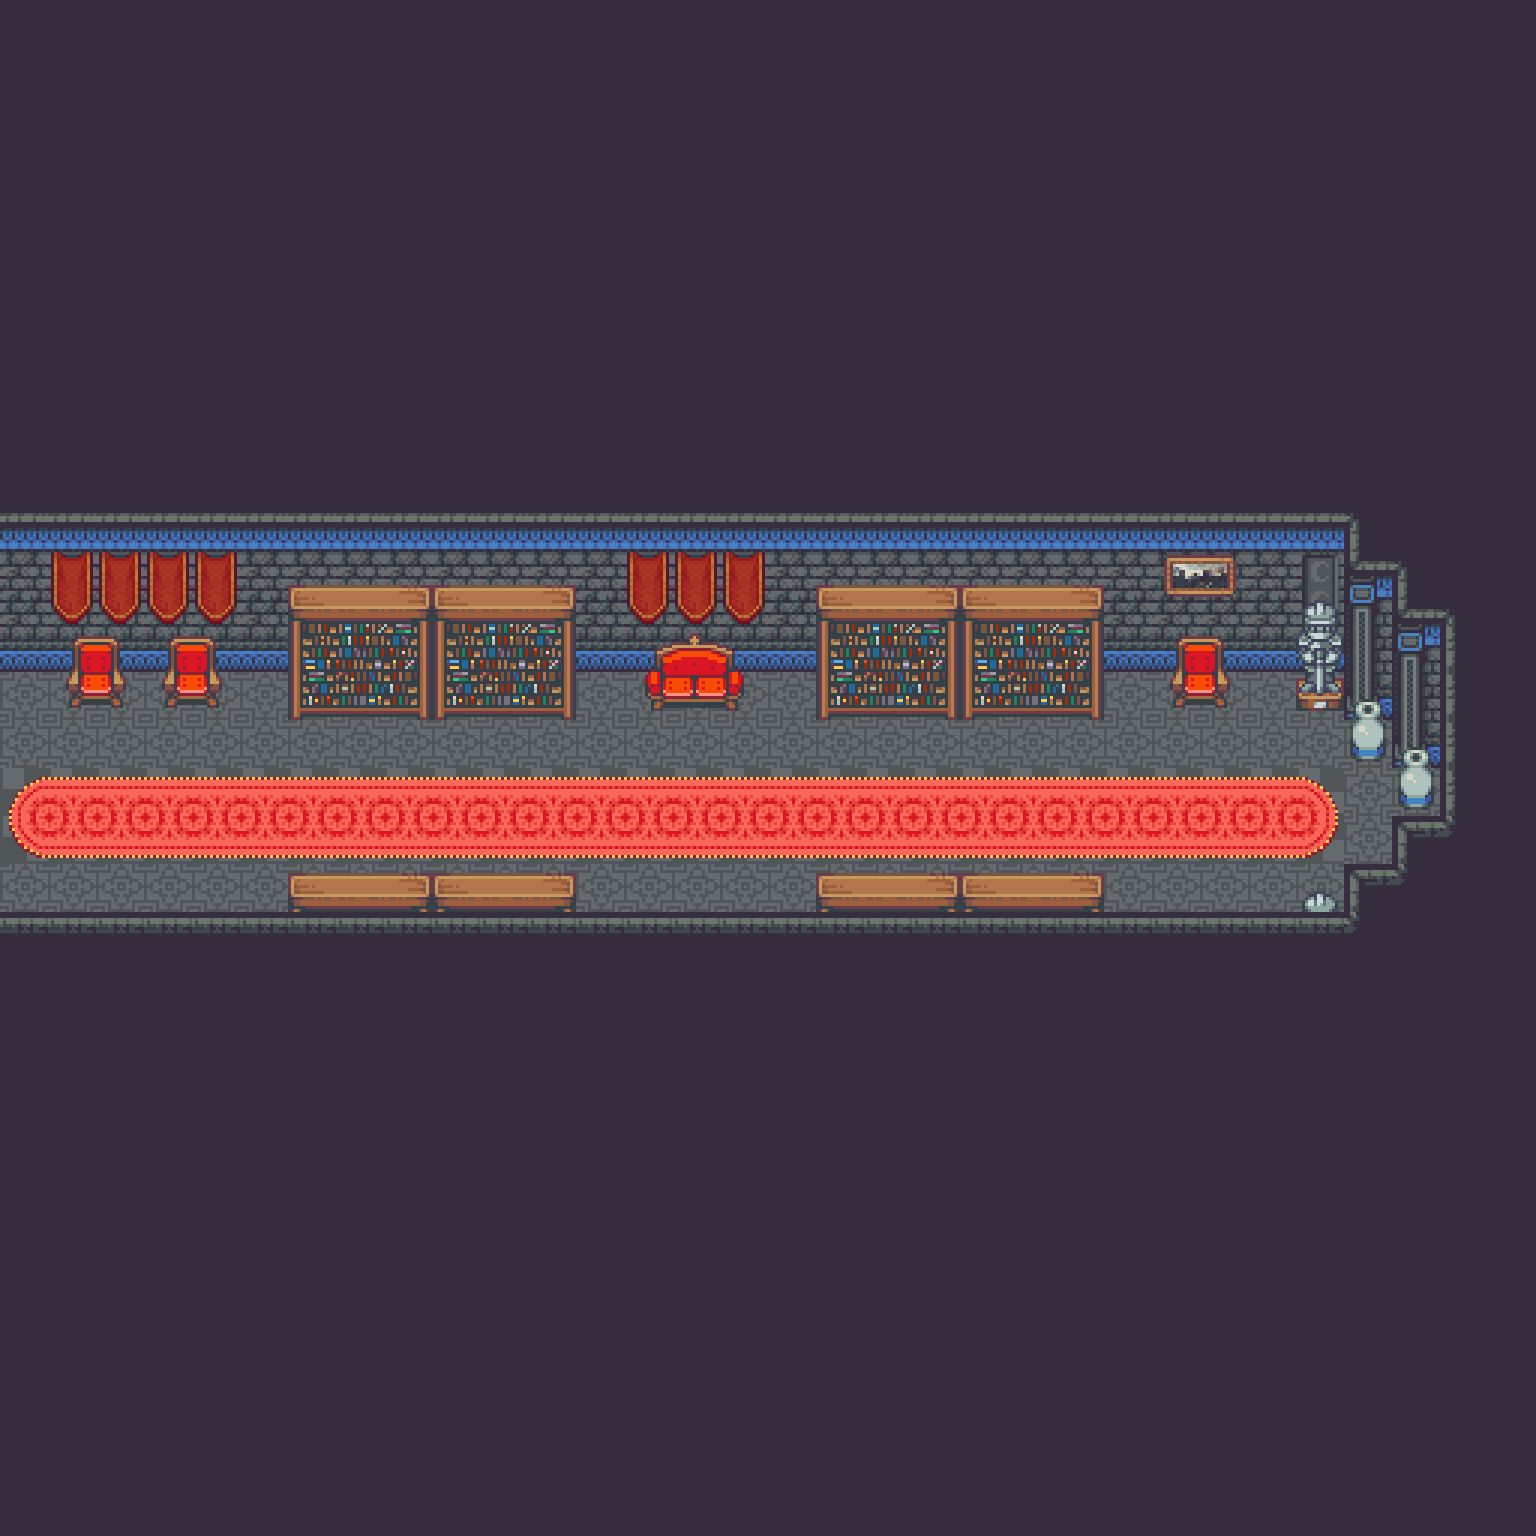

This game map was drawn from its Tiled (.tmx) file and the tilesets committed beside it. A one-line description and the trimmed map source follow:
An orthogonal 32x32 tile map with 48x48 px tiles, 4 tile layers (Ground, Flooring, Furnishing, Ceiling), 4 tilesets and 3 objects.

<map version="1.5" tiledversion="1.7.2" orientation="orthogonal" renderorder="right-down" width="32" height="32" tilewidth="48" tileheight="48" infinite="0" nextlayerid="6" nextobjectid="6">
 <tileset firstgid="1" source="Castle.tsx" />
 <tileset firstgid="1480" source="CastleInterior.tsx" />
 <tileset firstgid="3160" source="CastleObjects.tsx" />
 <tileset firstgid="3416" source="CastleObjects2.tsx" />
 <layer id="2" name="Ground" width="32" height="32">
  <data>[1024 cells, 1024 non-empty, 6 distinct tile ids]</data>
 </layer>
 <layer id="5" name="Flooring" width="32" height="32">
  <data>[1024 cells, 56 non-empty, 6 distinct tile ids]</data>
 </layer>
 <layer id="1" name="Furnishing" width="32" height="32">
  <data>[1024 cells, 905 non-empty, 31 distinct tile ids]</data>
 </layer>
 <layer id="4" name="Ceiling" width="32" height="32">
  <data>[1024 cells, 53 non-empty, 18 distinct tile ids]</data>
 </layer>
 <objectgroup id="3" name="Props">
  <object id="3" gid="235" x="768" y="720" width="48" height="48">
   <properties>
    <property name="I" value="[ChestSpawn]" />
   </properties>
  </object>
  <object id="4" gid="235" x="1344" y="864" width="48" height="48">
   <properties>
    <property name="I" value="[ChestSpawn]" />
   </properties>
  </object>
  <object id="5" gid="235" x="672" y="912" width="48" height="48">
   <properties>
    <property name="S" value="" />
   </properties>
  </object>
 </objectgroup>
</map>
